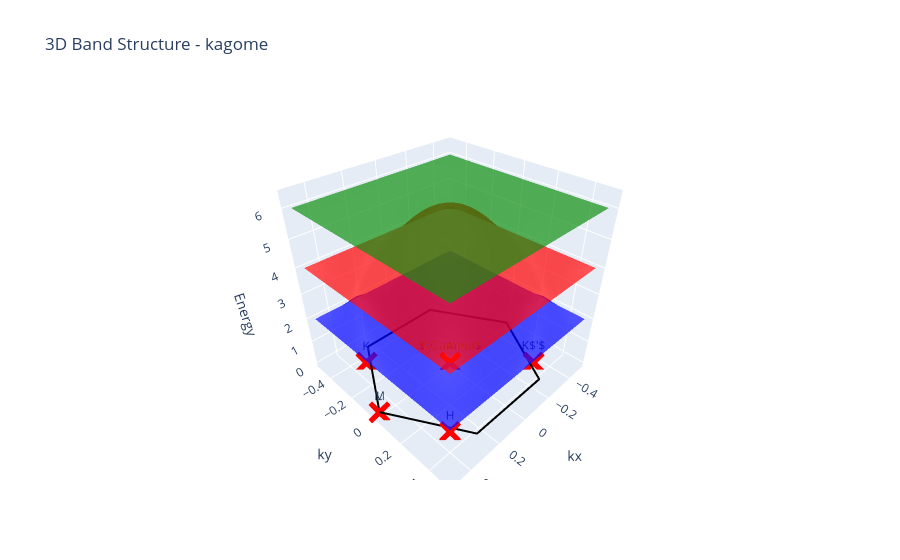

Notebook cell for this chart:
### Code cell
bands3d = BandStructure3D(
        hamiltonian=hamil,
        colpa=colpa,
        bz_type='hexagonal',
        system_name='kagome',
    )

bands3d.compute_on_mesh(
        n_kx=200,
        n_ky=200,
        detect_degeneracies=True,
        n_cores=10
    )

fig3d = bands3d.plot(
        mode='overlay',
        color_by='band',
        opacity=0.7,
        show=True,  # Opens in browser
    )

### Figure 1 — Plotly figure (JSON) as saved in the notebook; plotly's stock layout.template omitted (floating-point values rounded to 4 significant figures; data arrays with more than 128 entries replaced by an {"elided": "..."} marker saying what was removed)
{"data": [{"colorscale": [[0, "blue"], [1, "blue"]], "name": "Band 0", "opacity": 0.7, "showscale": false, "type": "surface", "x": {"elided": "200x200 float values"}, "y": {"elided": "200x200 float values"}, "z": {"elided": "200x200 float values"}}, {"colorscale": [[0, "red"], [1, "red"]], "name": "Band 1", "opacity": 0.7, "showscale": false, "type": "surface", "x": {"elided": "200x200 float values"}, "y": {"elided": "200x200 float values"}, "z": {"elided": "200x200 float values"}}, {"colorscale": [[0, "green"], [1, "green"]], "name": "Band 2", "opacity": 0.7, "showscale": false, "type": "surface", "x": {"elided": "200x200 float values"}, "y": {"elided": "200x200 float values"}, "z": {"elided": "200x200 float values"}}, {"line": {"color": "black", "width": 4}, "mode": "lines", "name": "BZ Boundary", "showlegend": false, "type": "scatter3d", "x": [0.5, 0.25, -0.25, -0.5, -0.25, 0.25, 0.5], "y": [0, 0.433, 0.433, 0, -0.433, -0.433, 0], "z": [0, 0, 0, 0, 0, 0, 0]}, {"marker": {"color": "red", "size": 8, "symbol": "x"}, "mode": "markers+text", "name": "High-symmetry points", "showlegend": false, "text": ["$\\Gamma$", "M", "A", "L", "H", "K", "K$'$"], "textposition": "top center", "type": "scatter3d", "x": [0, 0.5, 0, 0.5, 0.3333, 0.3333, -0.3333], "y": [0, 0, 0, 0, 0.3333, -0.3333, 0.3333], "z": [0, 0, 0, 0, 0, 0, 0]}], "layout": {"scene": {"xaxis": {"title": {"text": "kx"}}, "yaxis": {"title": {"text": "ky"}}, "zaxis": {"title": {"text": "Energy"}}}, "showlegend": true, "title": {"text": "3D Band Structure - kagome"}}}
